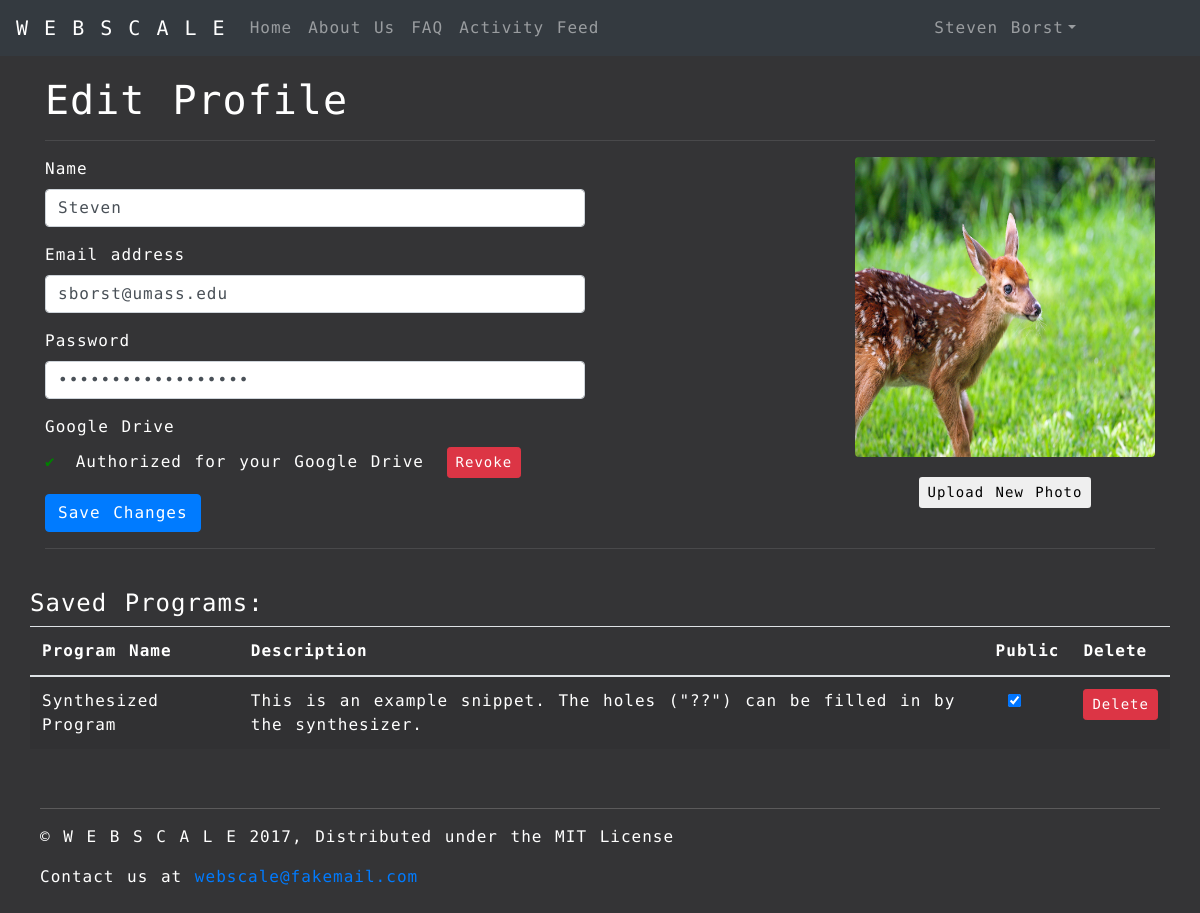
Page /profile/edit on the earlier database version.
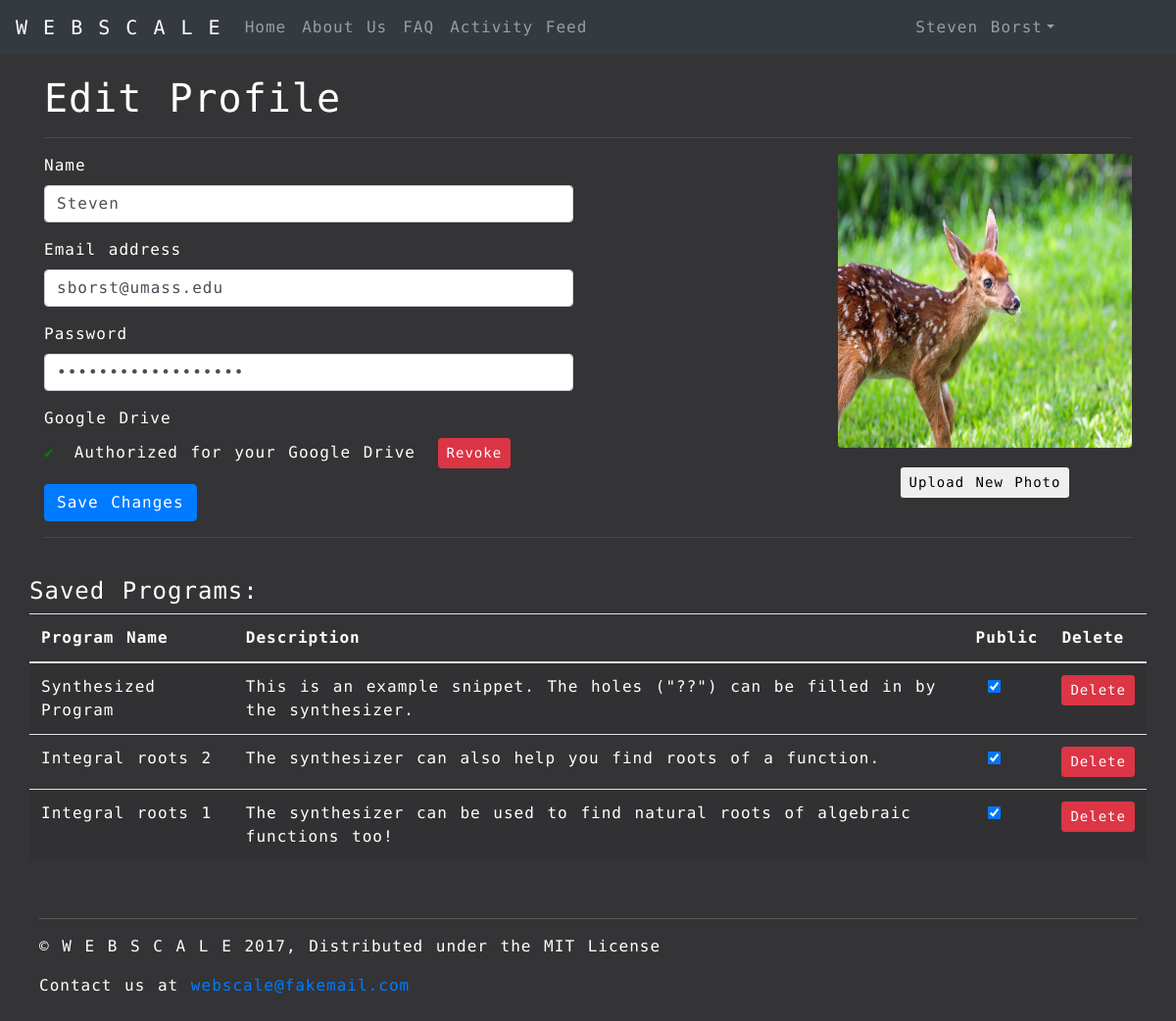
Same page on the later database version.
### synthesizer/models.py (models this page shows, shortened)
class Snippit(models.Model):
    id = models.UUIDField(primary_key=True, default=uuid.uuid4, help_text="Unique ID for this Snippit")
    user_id = models.ForeignKey('User', on_delete=models.SET_NULL, null=True)
    name = models.CharField('Name', max_length=200, help_text="Enter name")
    description = models.TextField(max_length=1000, help_text="Enter the snippit description")
    program_text = models.TextField(max_length=99999, help_text="Enter the program holes")
    program_spec = models.TextField(max_length=99999, help_text="Enter the program spec")
    """
    The synthesizer result needs to be a different kind of model field that will be generated, not entered
    """
    synthesizer_result = models.TextField(max_length=99999, help_text="Enter the synthesizer result")
    is_public = models.BooleanField(default=True, help_text="Toggle for user's public visibility")

### synthesizer/views.py (the view)
# urls.py: url(r'^profile/edit$', views.profile_edit, name='profile_edit'),
def profile_edit(request):
    user = User.objects.get(name='Steven Borst')
    programs = Snippit.objects.filter(user_id=user.id)
    profile_id = "d097b337df594c35a01d997bfbeaad42"  # default to steven's profile for now
    return render(
        request,
        'synthesizer/profile_edit.html',
        context={'page_title': 'Edit Profile', 'programs': programs,
          'user': user},
    )

### synthesizer/templates/synthesizer/profile_edit.html (shortened to what this page needs)
{% extends "base_page.html" %}
{% block css %}
{% load static %}
<link rel="stylesheet" type="text/css" href="{% static 'css/webscale-profile.css' %}">
{% endblock %}
{% block content %}
<div id="main" class="container">
    <h1>Edit Profile</h1>
    <hr class="heading-hr">
    <div class="row">
        <div class="col-6">
            <form>
                <div class="form-group">
                    <label for="name-input">Name</label>
                    <input type="name" class="form-control" id="name-input" placeholder="Enter your name..." value={{ user.name }}>
                </div>
                <div class="form-group">
                    <label for="email-input">Email address</label>
                    <input type="email" class="form-control" id="email-input" placeholder="Enter your email..." value={{ user.email }}>
                </div>
                <div class="form-group">
                    <label for="password-input">Password</label>
                    <input type="password" class="form-control" id="password-input" placeholder="Enter a password..." value="******************">
                </div>
                <div class="form-group">
                    <label for="drive-auth">Google Drive</label>
                    <br>
                    <span id="drive-auth" class="checkmark" aria-hidden="true">&#10004;</span><span>Authorized for your Google Drive</span>
                    <button type="button" class="btn btn-danger btn-sm btn-leftpad">Revoke </button>
                </div>
                <button type="submit" class="btn btn-primary">Save Changes</button>
            </form>
        </div>
        <div class="col-6">
            <div class="float-right">
                <img class="rounded profile-picture" alt="Profile Picture" src="{% static 'images/deer.jpg' %}">
                <br>
                <div class="upload-button">
                    <button type="button" class="btn btn-sm">Upload New Photo</button>
                </div>
            </div>
        </div>
    </div>
    <hr class="heading-hr">
    <br>
    <div class="row">
        <h4>Saved Programs:</h4>
        <table class="table table-striped program-table">
            <thead>
                <tr>
                    <th>Program Name</th>
                    <th>Description</th>
                    <th>Public</th>
                    <th>Delete</th>
                </tr>
            </thead>
            <tbody>
                {% for program in programs %}
                <tr>
                    <td>{{program.name}}</td>
                    <td>{{program.description}}</td>
                    <td class="text-center"><input type="checkbox" class="form-check-input" {% if program.is_public %} checked {% endif %}"></td>
                    <td><button type="button" class="btn btn-danger btn-sm" aria-label="Delete">Delete</button></td>
                </tr>
                {% endfor %}
            </tbody>
    </div>
    <footer class="footer">
        <hr class="footer-hr">
        <p>&copy; W E B S C A L E 2017, Distributed under the MIT License</p>
        <p>Contact us at <a href="mailto:webscale@fakemail.com">webscale@fakemail.com</a></p>
    </footer>
</div>
{% endblock %}

Differences in the rows shown:
now on this page (row edited): Snippit: name "Integral roots 2", description "The synthesizer can also help you find roots of a function.", is_public "☑"
now on this page (row edited): Snippit: name "Integral roots 1", description "The synthesizer can be used to find natural roots of algebraic functions too!", is_public "☑"
